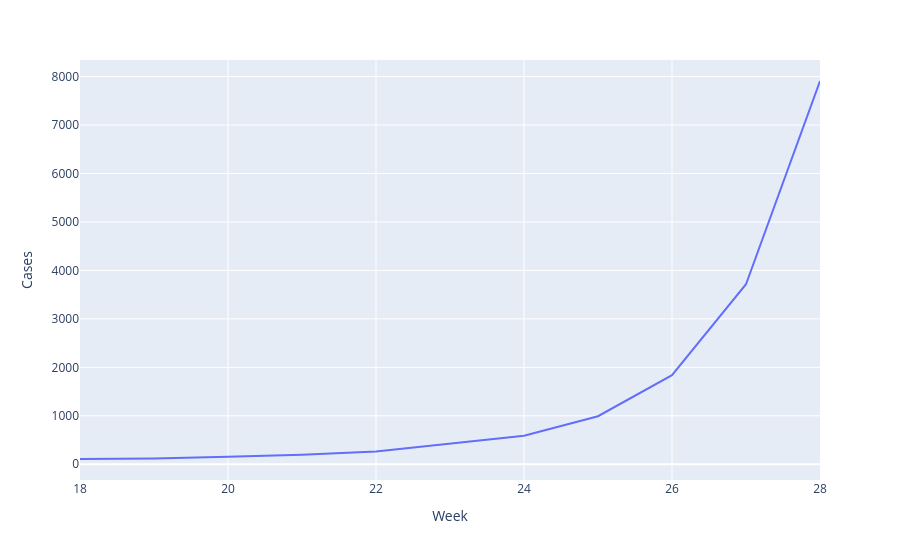

The notebook cell this image was saved under:
### Code cell
## Weekly Cases (United States Only)
df_weekly_cases = pd.DataFrame({
    "Week": [18, 19, 20, 21, 22, 23, 24, 25, 26, 27, 28],
    "Month": ["May", "May", "May", "May", "May", "June", "June", "June", "June", "July", "July"],
    "Cases": [109, 119, 154, 198, 264, 424, 589, 992, 1838, 3715, 7909]
})

# Print sample
print(df_weekly_cases.head())

# Basic graph
px.line(df_weekly_cases, x="Week", y="Cases")

### Figure 1 — Plotly figure (JSON) as saved in the notebook; plotly's stock layout.template omitted (floating-point values rounded to 4 significant figures)
{"data": [{"hovertemplate": "Week=%{x}<br>Cases=%{y}<extra></extra>", "legendgroup": "", "line": {"color": "#636efa", "dash": "solid"}, "marker": {"symbol": "circle"}, "mode": "lines", "name": "", "orientation": "v", "showlegend": false, "type": "scatter", "x": [18, 19, 20, 21, 22, 23, 24, 25, 26, 27, 28], "xaxis": "x", "y": [109, 119, 154, 198, 264, 424, 589, 992, 1838, 3715, 7909], "yaxis": "y"}], "layout": {"legend": {"tracegroupgap": 0}, "margin": {"t": 60}, "xaxis": {"anchor": "y", "domain": [0, 1], "title": {"text": "Week"}}, "yaxis": {"anchor": "x", "domain": [0, 1], "title": {"text": "Cases"}}}}
